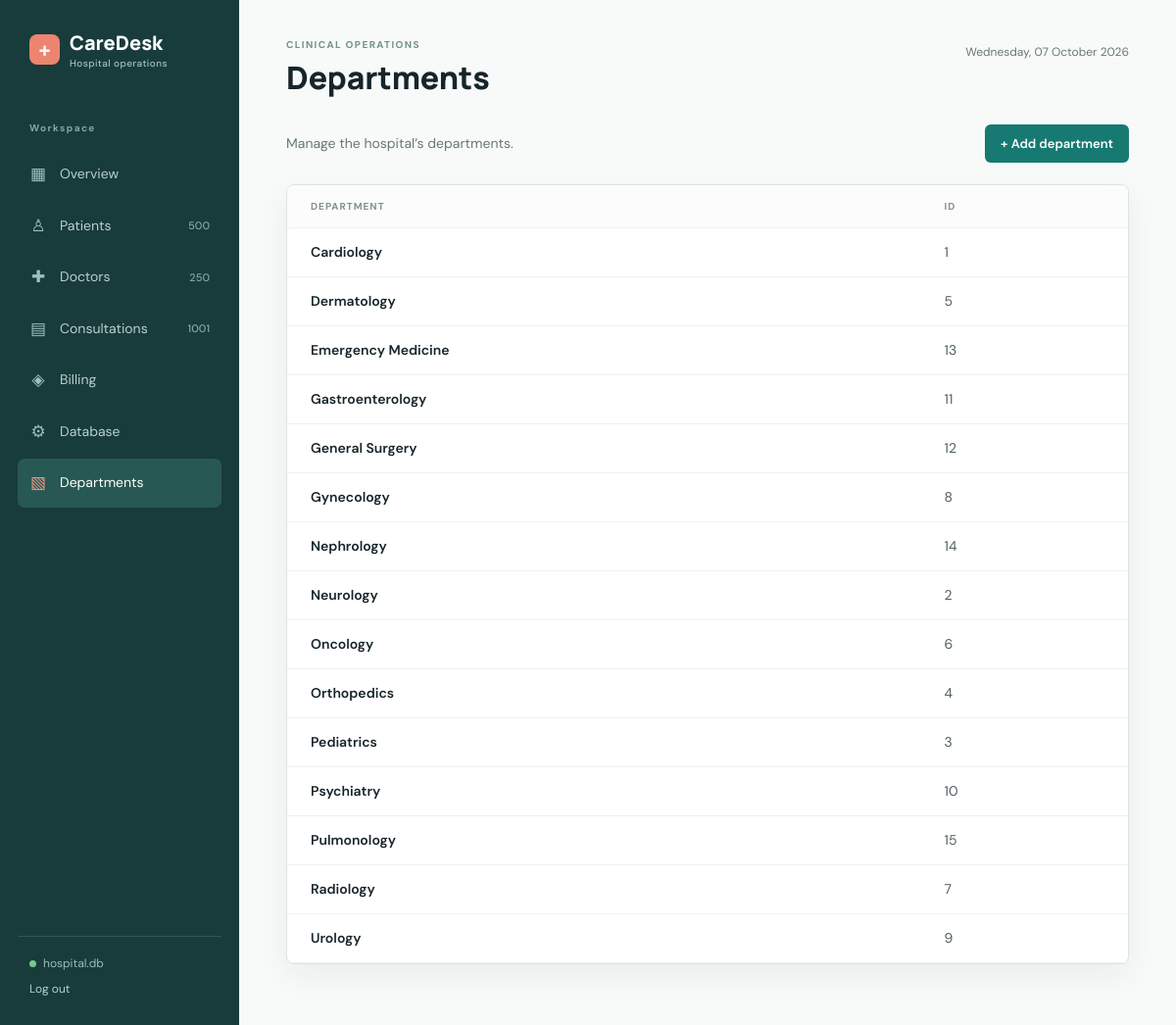
Page /departments (signed in) on the earlier database version.
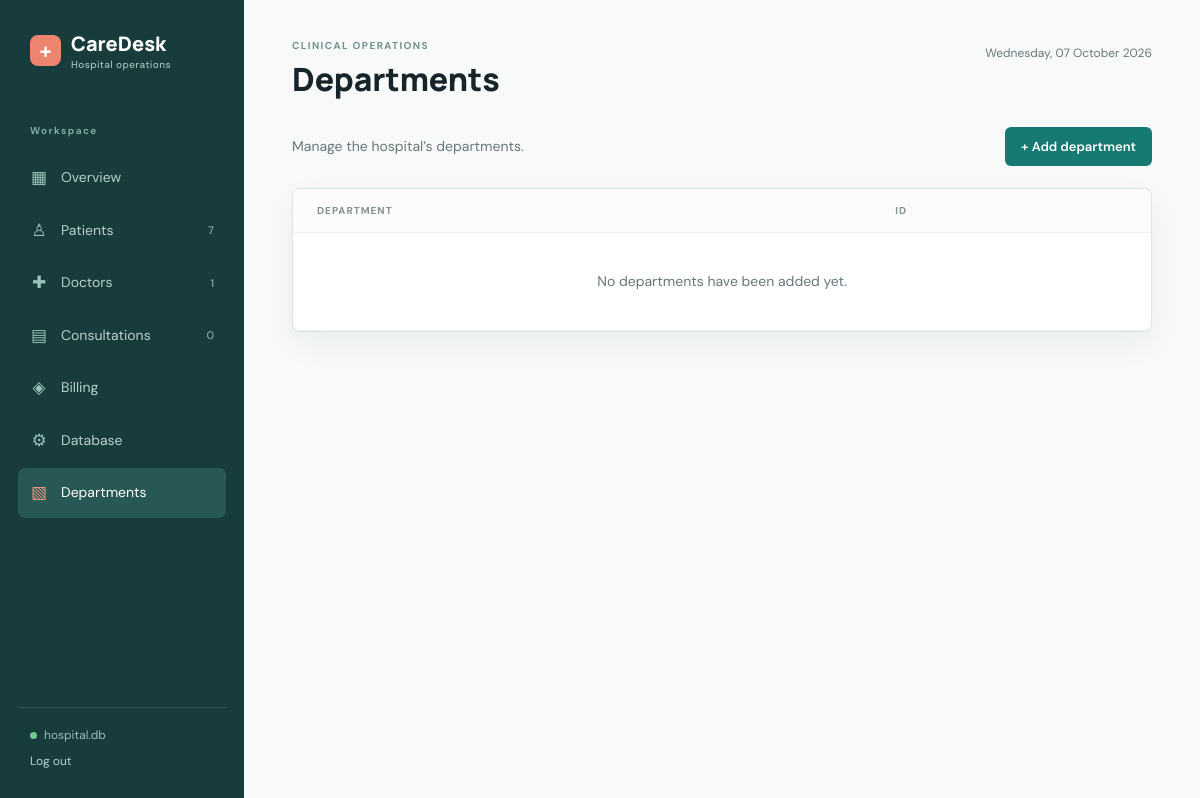
Same page on the later database version.
### tables this page shows
CREATE TABLE "Department" (
    "ID"    INTEGER PRIMARY KEY AUTOINCREMENT,
    "Name"  TEXT NOT NULL UNIQUE
);

### app.py (the view)
@app.route("/departments")
def departments():
    records = fetch_all('SELECT "ID", "Name" FROM "Department" ORDER BY "Name"')
    return render_template("departments.html", records=records)

### app.py (called while the page is built, shortened)
@app.before_request
def require_login():
    public_endpoints = {"login", "static"}
    if request.endpoint not in public_endpoints and not session.get("logged_in"):
        return redirect(url_for("login"))

def get_db():
    if "db" not in g:
        g.db = sqlite3.connect(app.config["DATABASE"])
        g.db.row_factory = sqlite3.Row
        g.db.execute("PRAGMA foreign_keys = ON")
    return g.db

def fetch_all(query, parameters=()):
    return get_db().execute(query, parameters).fetchall()

def fetch_one(query, parameters=()):
    return get_db().execute(query, parameters).fetchone()

@app.context_processor
def inject_navigation_counts():
    return {
        "now": datetime.now,
        "database_name": Path(app.config["DATABASE"]).name,
        "nav_counts": {
            "patients": fetch_one('SELECT COUNT(*) AS count FROM "Patient"')["count"],
            "doctors": fetch_one('SELECT COUNT(*) AS count FROM "Doctor"')["count"],
            "consultations": fetch_one('SELECT COUNT(*) AS count FROM "Consultation"')["count"],
        }
    }

### templates/departments.html (shortened to what this page needs)
{% extends 'base.html' %}
{% block heading %}Departments{% endblock %}
{% block content %}
<div class="page-actions">
  <p class="page-intro">Manage the hospital’s departments.</p>
  <a class="button" href="{{ url_for('new_department') }}">+ Add department</a>
</div>
<section class="panel">
  <div class="table-wrap">
    <table>
      <thead><tr><th>Department</th><th>ID</th></tr></thead>
      <tbody>
        {% for r in records %}
        <tr><td><strong>{{ r.Name }}</strong></td><td>{{ r.ID }}</td></tr>
        {% else %}
        <tr><td colspan="2" class="empty">No departments have been added yet.</td></tr>
        {% endfor %}
      </tbody>
    </table>
  </div>
</section>
{% endblock %}

### templates/base.html (shortened to what this page needs)
<!doctype html>
<html lang="en">
<head>
  <link rel="stylesheet" href="{{ url_for('static', filename='style.css') }}">
</head>
<body>
  <aside class="sidebar">
    <a class="brand" href="{{ url_for('dashboard') }}"><span class="brand-mark">+</span><span>CareDesk<small>Hospital
          operations</small></span></a>
    <p class="nav-label">Workspace</p>
    <nav>
      <a class="nav-link {% if request.endpoint == 'dashboard' %}active{% endif %}"
        href="{{ url_for('dashboard') }}"><span>▦</span>Overview</a>
      <a class="nav-link {% if request.endpoint in ['patients', 'new_patient'] %}active{% endif %}"
        href="{{ url_for('patients') }}"><span>♙</span>Patients <b>{{ nav_counts.patients }}</b></a>
      <a class="nav-link {% if request.endpoint in ['doctors', 'new_doctor'] %}active{% endif %}"
        href="{{ url_for('doctors') }}"><span>✚</span>Doctors <b>{{ nav_counts.doctors }}</b></a>
      <a class="nav-link {% if request.endpoint in ['consultations', 'new_consultation'] %}active{% endif %}"
        href="{{ url_for('consultations') }}"><span>▤</span>Consultations <b>{{ nav_counts.consultations }}</b></a>
      <a class="nav-link {% if request.endpoint in ['billing', 'new_billing'] %}active{% endif %}"
        href="{{ url_for('billing') }}"><span>◈</span>Billing</a>
      <a class="nav-link {% if request.endpoint == 'database_settings' %}active{% endif %}"
        href="{{ url_for('database_settings') }}"><span>⚙</span>Database</a>
      <a class="nav-link {% if request.endpoint in ['departments', 'new_department'] %}active{% endif %}"
        href="{{ url_for('departments') }}"><span>▧</span>Departments</a>
    </nav>
    <div class="sidebar-foot"><span class="status-dot"></span>{{ database_name }}<a class="logout-link" href="{{ url_for('logout') }}">Log out</a></div>
  </aside>
  <main class="main-content">
    <header class="topbar">
      <div><span class="eyebrow">CLINICAL OPERATIONS</span>
        <h1>{% block heading %}Good day{% endblock %}</h1>
      </div>
      <div class="date-stamp">{{ now().strftime('%A, %d %B %Y') }}</div>
    </header>
    {% block content %}{% endblock %}
  </main>
</body>
</html>

### static/style.css (style rules this page uses)
:root { --ink: #17252b; --muted: #68777b; --line: #dce5e3; --paper: #f7faf8; --white: #fff; --teal: #167a72; --teal-dark: #105d57; --coral: #e97967; --blue: #5f8fc2; --green: #69a77d; --gold: #d6a858; --shadow: 0 12px 32px rgba(23, 37, 43, .06) }
* { box-sizing: border-box }
body { margin: 0; background: var(--paper); color: var(--ink); font: 14px/1.5 'DM Sans', sans-serif }
.sidebar { position: fixed; inset: 0 auto 0 0; width: 244px; background: #183b3b; color: #d9e9e4; padding: 30px 18px; display: flex; flex-direction: column }
.brand { display: flex; align-items: center; gap: 10px; color: #fff; text-decoration: none; font: 800 20px 'Manrope', sans-serif; margin: 0 12px 52px }
.brand small { display: block; color: #9dc4bc; font: 500 10px 'DM Sans', sans-serif; letter-spacing: .04em; margin-top: 1px }
.brand-mark { display: grid; place-items: center; background: #ed846f; color: #fff; border-radius: 8px; width: 31px; height: 31px; font-size: 23px }
.nav-label, .eyebrow { font-size: 10px; letter-spacing: .14em; font-weight: 700; color: #76918f; margin: 0 12px 12px }
.sidebar .nav-label { color: #80aaa3 }
.nav-link { display: flex; align-items: center; gap: 13px; color: #b8d1cd; text-decoration: none; border-radius: 7px; padding: 12px; margin: 3px 0 }
.nav-link span { font-size: 17px; width: 18px; text-align: center; color: #9bc3bd }
.nav-link b { font-size: 11px; font-weight: 500; color: #86aaa5; margin-left: auto }
.nav-link:hover, .nav-link.active { background: #285854; color: #fff }
.nav-link.active span { color: #f09a86 }
.sidebar-foot { margin-top: auto; border-top: 1px solid #315957; padding: 18px 12px 0; color: #9cbcb7; font-size: 12px }
.logout-link { display: block; color: #b8d1cd; margin-top: 8px; font-size: 12px; text-decoration: none }
.status-dot { display: inline-block; width: 7px; height: 7px; background: #72c98d; border-radius: 50%; margin-right: 7px }
.main-content { margin-left: 244px; min-height: 100vh; padding: 34px 48px 64px; max-width: 1500px }
.topbar { display: flex; justify-content: space-between; align-items: flex-start; margin-bottom: 30px }
.topbar h1 { font: 800 32px 'Manrope', sans-serif; margin: 2px 0 }
.topbar .eyebrow { margin: 0; color: #71918c }
.date-stamp { color: var(--muted); font-size: 12px; margin-top: 10px }
.button { display: inline-block; border: 0; border-radius: 6px; background: var(--teal); color: #fff; padding: 11px 16px; text-decoration: none; font: 600 13px 'DM Sans', sans-serif; cursor: pointer }
.panel { background: #fff; border: 1px solid var(--line); border-radius: 8px; box-shadow: var(--shadow); overflow: hidden }
.table-wrap { overflow-x: auto }
table { width: 100%; border-collapse: collapse; min-width: 650px }
th, td { text-align: left; padding: 14px 24px; border-bottom: 1px solid #edf1ef; white-space: nowrap }
th { font-size: 10px; color: #819092; letter-spacing: .1em; text-transform: uppercase; background: #fbfcfb }
td { color: #4f6063 }
.empty { text-align: center; padding: 38px; color: var(--muted) }
.page-actions { display: flex; align-items: center; justify-content: space-between; margin: -6px 0 22px }
.page-intro { color: var(--muted); margin: 0 }

Differences in the rows shown:
removed Department: Name "Cardiology", ID "1"
removed Department: Name "Dermatology", ID "5"
removed Department: Name "Emergency Medicine", ID "13"
removed Department: Name "Gastroenterology", ID "11"
removed Department: Name "General Surgery", ID "12"
removed Department: Name "Gynecology", ID "8"
removed Department: Name "Nephrology", ID "14"
removed Department: Name "Neurology", ID "2"
removed Department: Name "Oncology", ID "6"
removed Department: Name "Orthopedics", ID "4"
removed Department: Name "Pediatrics", ID "3"
removed Department: Name "Psychiatry", ID "10"
removed Department: Name "Pulmonology", ID "15"
removed Department: Name "Radiology", ID "7"
removed Department: Name "Urology", ID "9"
Other differences:
{{ nav_counts.patients }}: "500" → "7"
{{ nav_counts.doctors }}: "250" → "1"
{{ nav_counts.consultations }}: "1001" → "0"
text now shown: "No departments have been added yet."
